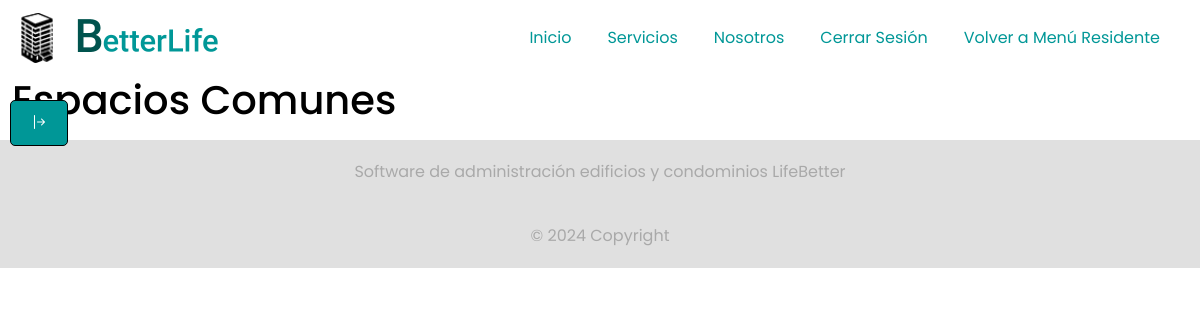
Page /listar_espacios_comunes/ (signed in) on the earlier database version.
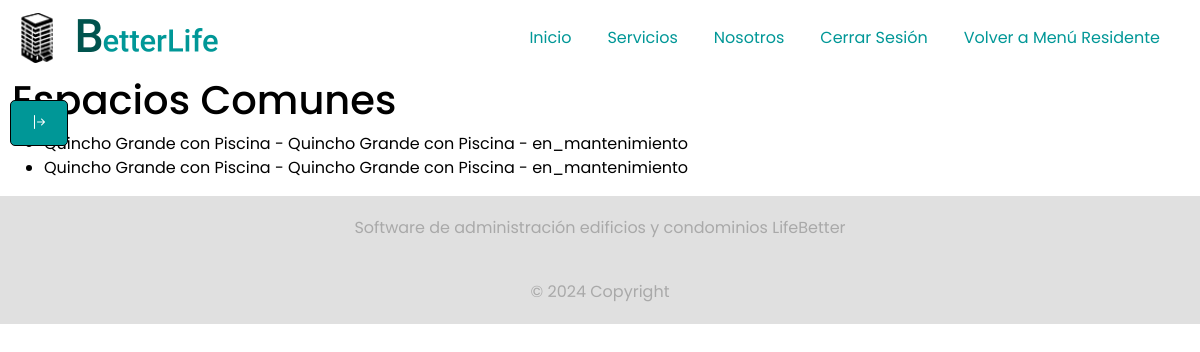
Same page on the later database version.
### LifeBetterApp/models.py (models this page shows, shortened)
class EspacioComun(models.Model):
    id_ec = models.AutoField(primary_key=True)
    nombre_ec = models.CharField(max_length=60)
    descripcion_ec = models.CharField(max_length=60)
    capacidad_ec = models.IntegerField()
    estado_ec = models.CharField(max_length=20, choices=[
        ('disponible', 'Disponible'),
        ('reservado', 'Reservado'),
        ('en_mantenimiento', 'En Mantenimiento'),
    ], default='disponible')
    class Meta:
        db_table = 'espacio_comun'
        verbose_name = 'Espacio Común'
        verbose_name_plural = 'Espacios Comunes'

### LifeBetterApp/views.py (the view)
# urls.py: path('listar_espacios_comunes/', views.listar_espacios_comunes, name='listar_espacios_comunes'),
@login_required
def listar_espacios_comunes(request):
    espacios = EspacioComun.objects.all()
    return render(request, 'administrador/listar_espacios_comunes.html', {'espacios': espacios})

### LifeBetterApp/templates/administrador/listar_espacios_comunes.html (shortened to what this page needs)
{% extends "../index.html" %}
{% load static %}
{% block body %}
{% include 'componentes/sidenav.html' %}
  <h1>Espacios Comunes</h1>
  <ul>
    {% for espacio in espacios %}
    <li>{{ espacio.nombre_ec }} - {{ espacio.descripcion_ec }} - {{ espacio.estado_ec }}</li>
    {% endfor %}
  </ul>
{% endblock %}

### LifeBetterApp/templates/index.html (shortened to what this page needs)
{% load static %}
<!DOCTYPE html>
<html lang="en">
  <head>
    <link rel="stylesheet" type="text/css" href="{% static 'css/bootstrap.min.css' %}" />
    <link href="https://cdn.jsdelivr.net/npm/bootstrap@5.2.3/dist/css/bootstrap.min.css" rel="stylesheet">
    <link rel="stylesheet" href="https://cdn.jsdelivr.net/npm/bootstrap-icons@1.11.3/font/bootstrap-icons.min.css">
    <link rel="stylesheet" type="text/css" href="{% static 'css/calendar.css' %}" />
    <link rel="stylesheet" type="text/css" href="{% static 'css/components.css' %}" />
    <link rel="stylesheet" type="text/css" href="{% static 'css/base.css' %}" />
    <link rel="stylesheet" type="text/css" href="{% static 'css/nav.css' %}" />
    <link rel="stylesheet" href="https://cdnjs.cloudflare.com/ajax/libs/font-awesome/6.0.0/css/all.min.css">
  </head>
  <body>
    <div id="gridContainer" class="grid-container">
      {% include 'componentes/header.html' %}
      <div class="container-fluid">{% block body %} {% endblock %}</div>
      {% include 'componentes/footer.html' %}
    </div>
  </body>
</html>

### LifeBetterApp/templates/componentes/header.html
{% load static %}
<div class="grid-header">
  {% include 'componentes/navigate.html' %}
</div>

### LifeBetterApp/templates/componentes/navigate.html (shortened to what this page needs)
{% load static %}
<div class="grid-header">
  <nav class="navbar navbar-expand-lg">
    <div class="container-fluid">
      <div class="navbar-brand">
        <img src="{% static 'img/logo/logoventana.png' %}" width="50" height="50" alt="Logo Ventana" />
        <img src="{% static 'img/logo/LOGOBETTERLIFE.png' %}" width="150" height="50" alt="Logo Better Life" />
      </div>
      <div class="collapse navbar-collapse justify-content-end" id="navbarSupportedContent">
        <ul class="navbar-nav mb-2 mb-lg-0 ms-auto">
          <li class="nav-item">
            <a class="nav-link" aria-current="page" href="{% url 'home' %}">Inicio</a>
          </li>
          <li class="nav-item">
            <a class="nav-link" href="{% url 'servicio' %}">Servicios</a>
          </li>
          <li class="nav-item">
            <a class="nav-link" href="{% url 'nosotros' %}">Nosotros</a>
          </li>
          <li class="nav-item">
            {% if user.is_authenticated %}
            <a class="nav-link" href="{% url 'logout' %}">Cerrar Sesión</a>
            {% else %}
            <a class="nav-link" href="{% url 'login' %}">Iniciar Sesión</a>
            {% endif %}
          </li>
          {% if request.user.role == 'residente' %}
          <li class="nav-item">
            <a class="nav-link" href="{% url 'residente' %}">Volver a Menú Residente</a>
          </li>
          {% endif %}
        </ul>
      </div>
    </div>
  </nav>
</div>

### LifeBetterApp/templates/componentes/sidenav.html (shortened to what this page needs)
<button class="btn btn-primary" type="button" data-bs-toggle="offcanvas" data-bs-target="#offcanvasWithBothOptions"
  aria-controls="offcanvasWithBothOptions">
  <i class="bi bi-arrow-bar-right"></i>
</button>

### LifeBetterApp/templates/componentes/footer.html
{% load static %}
<div class="grid-footer">
    <footer class="footer">Software de administración edificios y condominios LifeBetter</footer>
    <footer class="footer">© 2024 Copyright</footer>
</div>

### LifeBetterApp/static/css/components.css (style rules this page uses)
.footer { text-align: center; padding: 20px; background-color: var(--sidebar-background); color: darkgrey; width: 100%; }

### LifeBetterApp/static/css/base.css (style rules this page uses)
:root { --primary-color: #009797; --secondary-color: #000000; --background-color: #ffffff; --sidebar-background: #e0e0e0; --text-color: var(--secondary-color); --tertiary-color: #505050; }
body { font-family: 'Poppins', sans-serif; min-height: 100vh; background-color: var(--background-color); color: var(--text-color); transition: background-color 0.5s ease, color 0.5s ease; }
.btn-primary { display: inline-block; padding: 10px 20px; background-color: var(--primary-color); color: var(--background-color); text-decoration: none; border-color: var(--secondary-color); border-radius: 5px; transition: background-color 0.3s ease; }

### LifeBetterApp/static/css/nav.css (style rules this page uses)
.navbar { background-color: var(--background-color); display: flex; justify-content: flex-end; align-items: center; margin-left: 0 !important; }
.navbar-brand { display: flex; align-items: center; }
.navbar-brand img { margin-right: 10px; }
.navbar a { color: var(--primary-color); font-size: 100%; margin-right: 20px; }
.navbar-collapse { align-items: center; justify-content: space-between; width: auto; max-height: 250px; overflow-y: auto; }
.btn-primary[data-bs-toggle="offcanvas"] { position: fixed; top: 100px; left: 10px; z-index: 1030; }

Differences in the rows shown:
added EspacioComun: nombre_ec "Quincho Grande con Piscina", descripcion_ec "Quincho Grande con Piscina", estado_ec "en_mantenimiento"
added EspacioComun: nombre_ec "Quincho Grande con Piscina", descripcion_ec "Quincho Grande con Piscina", estado_ec "en_mantenimiento"
